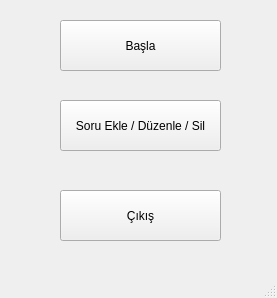
<?xml version="1.0" encoding="UTF-8"?>
<ui version="4.0">
 <class>MainWindow</class>
 <widget class="QMainWindow" name="MainWindow">
  <property name="geometry">
   <rect>
    <x>0</x>
    <y>0</y>
    <width>277</width>
    <height>298</height>
   </rect>
  </property>
  <property name="windowTitle">
   <string>Başlangıç</string>
  </property>
  <widget class="QWidget" name="centralwidget">
   <widget class="QPushButton" name="btnBasla">
    <property name="geometry">
     <rect>
      <x>60</x>
      <y>20</y>
      <width>161</width>
      <height>51</height>
     </rect>
    </property>
    <property name="text">
     <string>Başla</string>
    </property>
   </widget>
   <widget class="QPushButton" name="btnSoruEkle">
    <property name="geometry">
     <rect>
      <x>60</x>
      <y>100</y>
      <width>161</width>
      <height>51</height>
     </rect>
    </property>
    <property name="text">
     <string>Soru Ekle / Düzenle / Sil</string>
    </property>
   </widget>
   <widget class="QPushButton" name="btnCikis">
    <property name="geometry">
     <rect>
      <x>60</x>
      <y>190</y>
      <width>161</width>
      <height>51</height>
     </rect>
    </property>
    <property name="text">
     <string>Çıkış</string>
    </property>
   </widget>
  </widget>
  <widget class="QMenuBar" name="menubar">
   <property name="geometry">
    <rect>
     <x>0</x>
     <y>0</y>
     <width>277</width>
     <height>26</height>
    </rect>
   </property>
  </widget>
  <widget class="QStatusBar" name="statusbar"/>
 </widget>
 <resources/>
 <connections/>
</ui>
